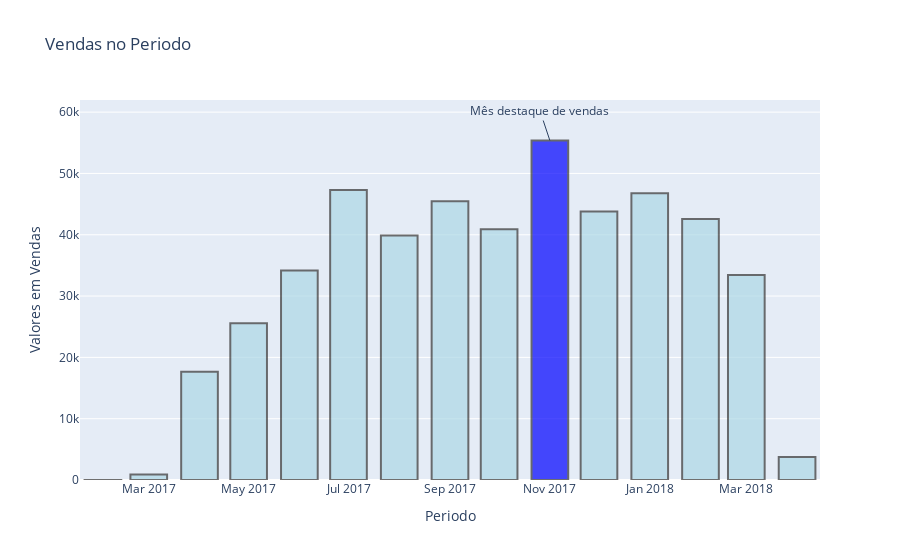

Notebook cell for this chart:
### Code cell
data = [go.Bar(x=vendas_por_mes.index,
               y=vendas_por_mes.values,
               marker = {'color': cores,
                         'line': {'color': '#333',
                                 'width': 2}
                        },
               opacity= 0.7
              )
       ]
# Criando Layout
configuracoes_layout = go.Layout(title='Vendas no Periodo',
                                 yaxis={'title':'Valores em Vendas'},
                                 xaxis={'title': 'Periodo'},
                                 # texto na barra de destaque
                                 annotations = [{'text':'Mês destaque de vendas',
                                                'x':mes_maximo_de_vendas,
                                                'y':maximo_de_vendas}
                                               ]
                                                                                              
                                )
# Objeto figura
fig = go.Figure(data=data, layout=configuracoes_layout)
# plotando o grafico
py.iplot(fig, filename='Mes de destaque de vendas')

### Figure 1 — Plotly figure (JSON) as saved in the notebook; plotly's stock layout.template omitted (floating-point values rounded to 4 significant figures)
{"data": [{"marker": {"color": ["lightblue", "lightblue", "lightblue", "lightblue", "lightblue", "lightblue", "lightblue", "lightblue", "lightblue", "blue", "lightblue", "lightblue", "lightblue", "lightblue", "lightblue"], "line": {"color": "#333", "width": 2}}, "opacity": 0.7, "type": "bar", "x": ["2017-02-01T00:00:00", "2017-03-01T00:00:00", "2017-04-01T00:00:00", "2017-05-01T00:00:00", "2017-06-01T00:00:00", "2017-07-01T00:00:00", "2017-08-01T00:00:00", "2017-09-01T00:00:00", "2017-10-01T00:00:00", "2017-11-01T00:00:00", "2017-12-01T00:00:00", "2018-01-01T00:00:00", "2018-02-01T00:00:00", "2018-03-01T00:00:00", "2018-04-01T00:00:00"], "y": [9.99, 902.9, 17650.0, 25560.0, 34170.0, 47280.0, 39900.0, 45460.0, 40910.0, 55370.0, 43810.0, 46760.0, 42560.0, 33440.0, 3754.0]}], "layout": {"annotations": [{"text": "Mês destaque de vendas", "x": "2017-11-01T00:00:00", "y": 55370.0}], "title": {"text": "Vendas no Periodo"}, "xaxis": {"title": {"text": "Periodo"}}, "yaxis": {"title": {"text": "Valores em Vendas"}}}}
